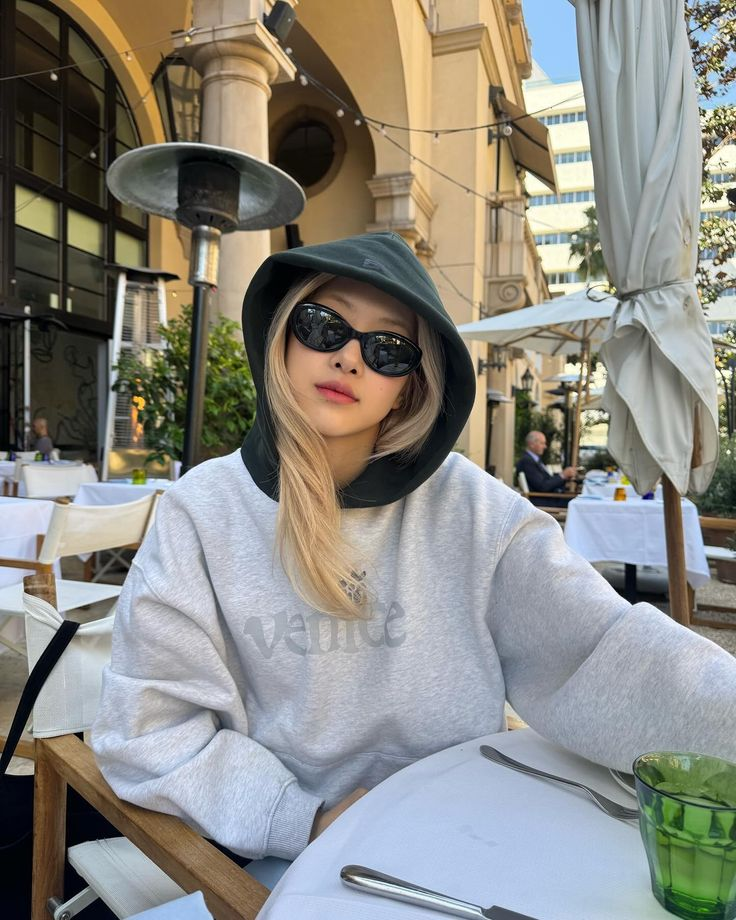
#> input picture download.jpeg, 736 x 920 px
$ python face_detection.py
#> lines starting #> are read from the running program, lines starting #| are printed output that depends on the picture; after the words box and inside, x2 and y2 are one past the last pixel; in counts of white or black regions, pixels touching at a corner belong together
import cv2

face_cascade = cv2.CascadeClassifier(cv2.data.haarcascades + 'haarcascade_frontalface_default.xml')

image = cv2.imread('download.jpeg')
#> image is the input picture: shape (920, 736, 3); mean B, G, R 129.9, 136.8, 138.2

gray = cv2.cvtColor(image, cv2.COLOR_BGR2GRAY)
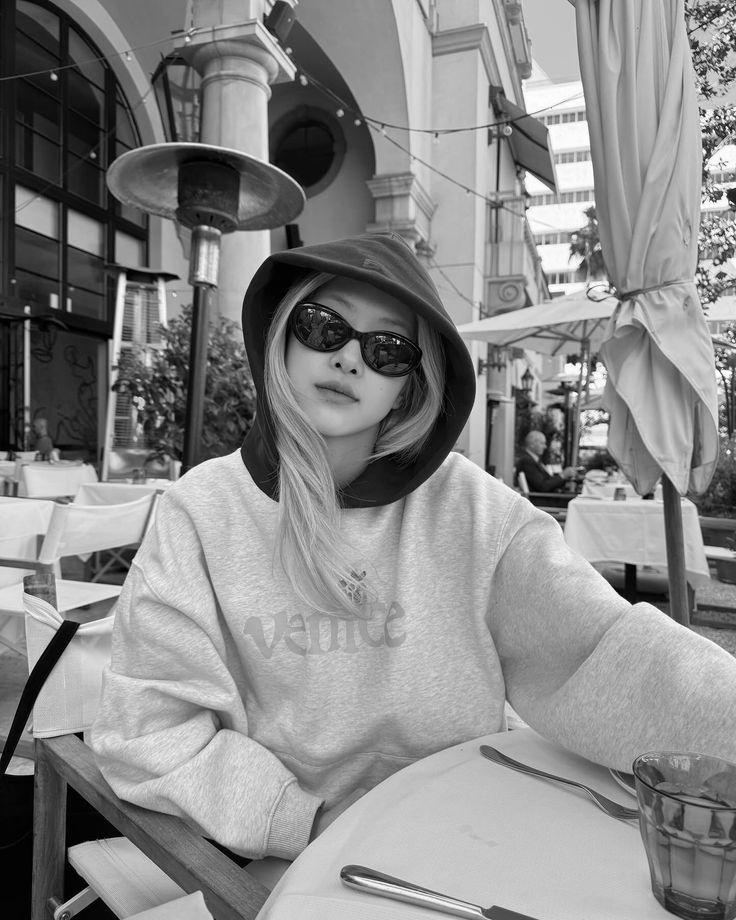
#> gray: shape (920, 736); min 0, max 255, mean 136.4

faces = face_cascade.detectMultiScale(gray, scaleFactor=1.1, minNeighbors=5, minSize=(30, 30))
#> faces = [[236, 264, 208, 208]]

for (x, y, w, h) in faces:
    cv2.rectangle(image, (x, y), (x+w, y+h), (0, 255, 0), 2)
#> this loop made 1 pass
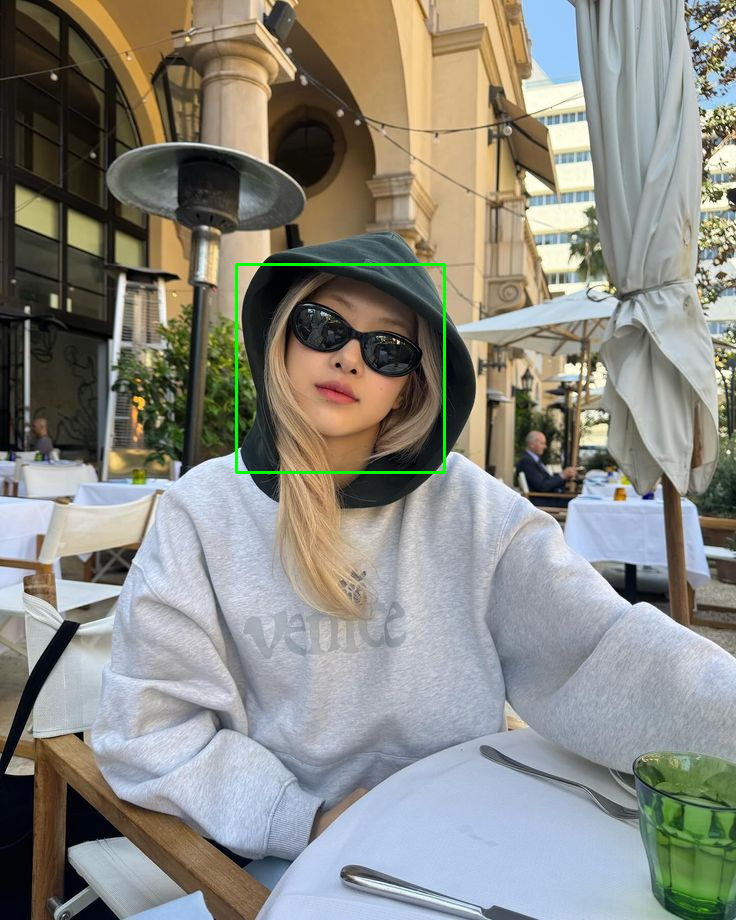
#> image: shape (920, 736, 3); 0.37% of pixels changed, all inside (x1, y1, x2, y2) = (235, 263, 446, 474)

for (x, y, w, h) in faces:
    face_image = image[y:y+h, x:x+w]
    cv2.imwrite('face_crop.jpg', face_image)
#> this loop made 1 pass
#> pass 1, `face_image = image[y:y+h, x:x+w]`:
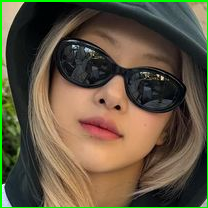
#> face_image: shape (208, 208, 3); mean B, G, R 64.7, 86.8, 96.3

cv2.imshow('Image', image)
cv2.waitKey(0)
cv2.destroyAllWindows()

$ run again, with face.jpg copied over download.jpeg
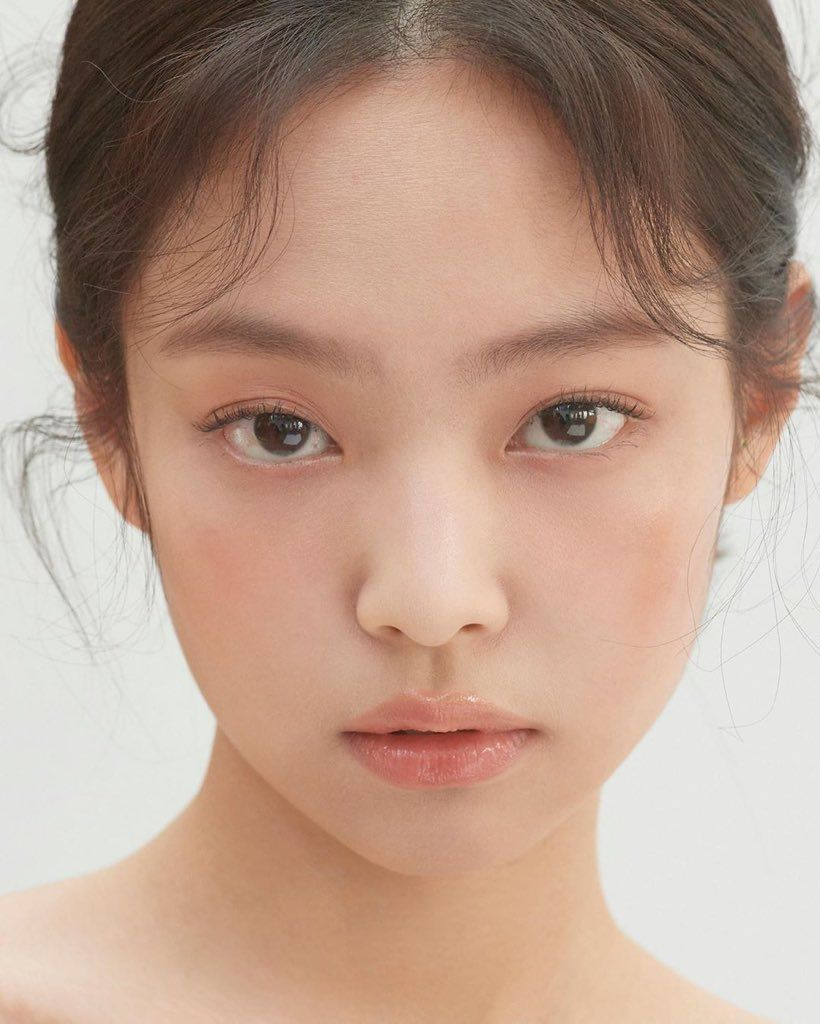
#> input picture face.jpg, 820 x 1024 px
#> image is the input picture: shape (1024, 820, 3); mean B, G, R 140.5, 157.2, 186.2
#> faces = [[73, 159, 694, 694]]
#> the loop `for (x, y, w, h) in faces:` made 1 pass
#> after the loop `for (x, y, w, h) in faces:`:
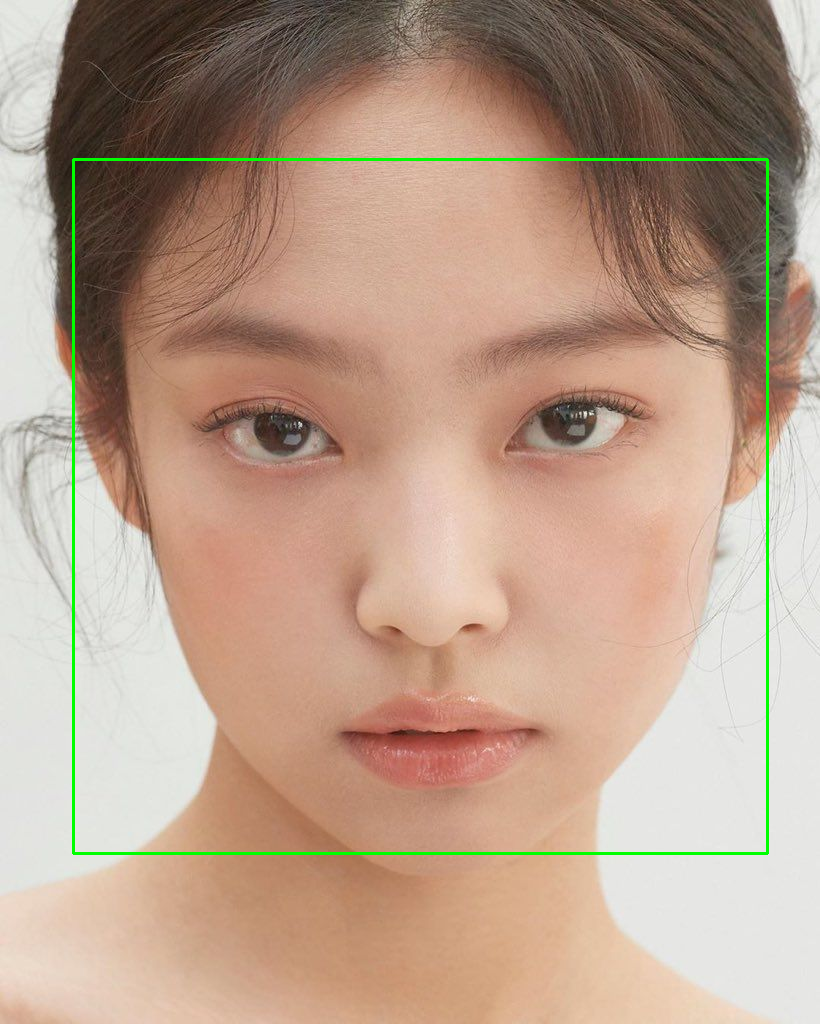
#> image: shape (1024, 820, 3); 0.99% of pixels changed, all inside (x1, y1, x2, y2) = (72, 158, 769, 855)
#> the loop `for (x, y, w, h) in faces:` made 1 pass
#> pass 1, `face_image = image[y:y+h, x:x+w]`:
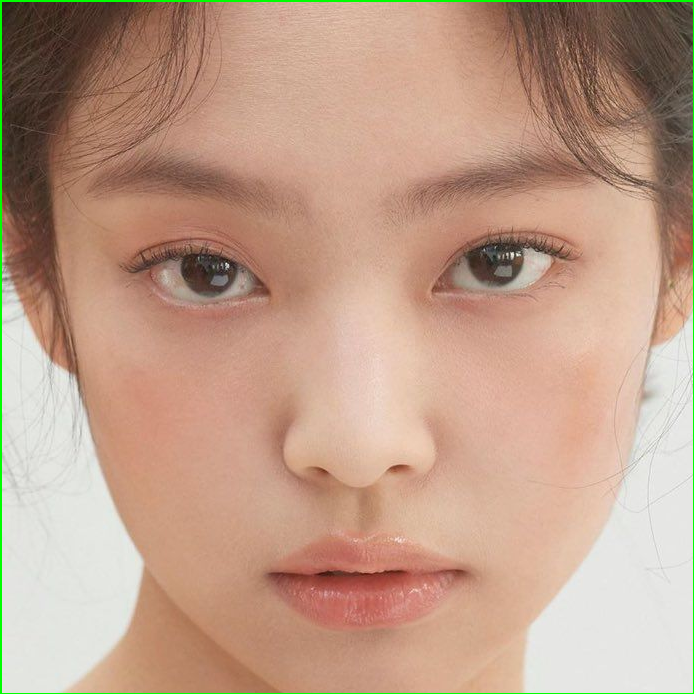
#> face_image: shape (694, 694, 3); mean B, G, R 137.3, 157.8, 191.2

$ run again, with face_2.png saved as download.jpeg
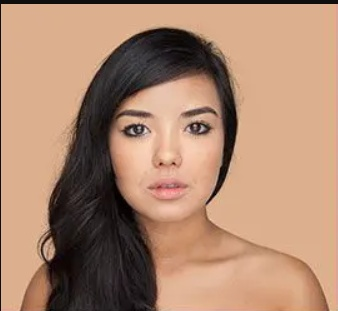
#> input picture face_2.png, 338 x 311 px
#> image is the input picture: shape (311, 338, 3); mean B, G, R 111.3, 135.2, 172.1
#> faces = [[94, 73, 148, 148]]
#> the loop `for (x, y, w, h) in faces:` made 1 pass
#> after the loop `for (x, y, w, h) in faces:`:
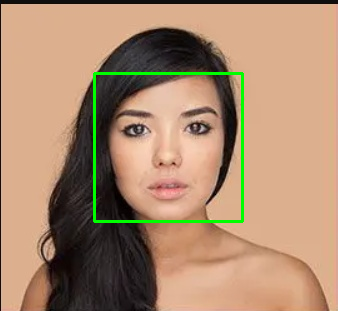
#> image: shape (311, 338, 3); 1.69% of pixels changed, all inside (x1, y1, x2, y2) = (93, 72, 244, 223)
#> the loop `for (x, y, w, h) in faces:` made 1 pass
#> pass 1, `face_image = image[y:y+h, x:x+w]`:
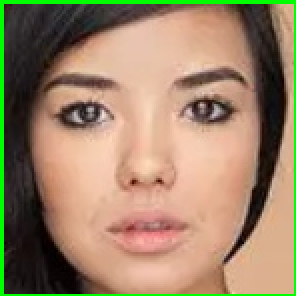
#> face_image: shape (148, 148, 3) (shown 2 times larger); mean B, G, R 103.4, 131.6, 155.7

$ run again, with face_3.png saved as download.jpeg
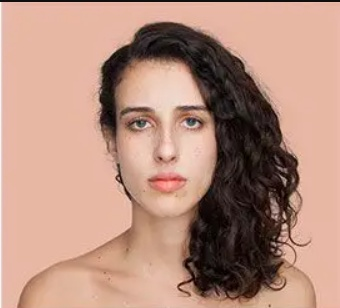
#> input picture face_3.png, 340 x 308 px
#> image is the input picture: shape (308, 340, 3); mean B, G, R 126.3, 142.3, 181.1
#> faces = [[99, 72, 134, 134]]
#> the loop `for (x, y, w, h) in faces:` made 1 pass
#> after the loop `for (x, y, w, h) in faces:`:
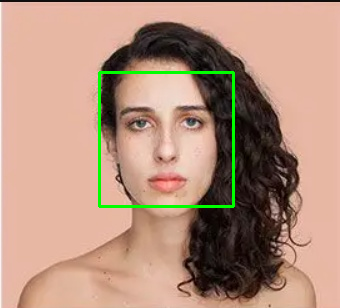
#> image: shape (308, 340, 3); 1.53% of pixels changed, all inside (x1, y1, x2, y2) = (98, 71, 235, 208)
#> the loop `for (x, y, w, h) in faces:` made 1 pass
#> pass 1, `face_image = image[y:y+h, x:x+w]`:
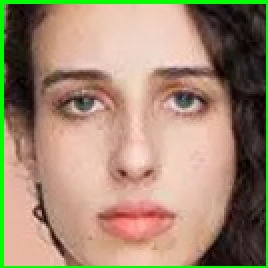
#> face_image: shape (134, 134, 3) (shown 2 times larger); mean B, G, R 113.8, 138.8, 161.3
